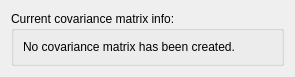
<?xml version="1.0" encoding="UTF-8"?>
<ui version="4.0">
 <class>Form</class>
 <widget class="QWidget" name="Form">
  <property name="geometry">
   <rect>
    <x>0</x>
    <y>0</y>
    <width>295</width>
    <height>69</height>
   </rect>
  </property>
  <property name="windowTitle">
   <string>Form</string>
  </property>
  <layout class="QGridLayout" name="gridLayout_2">
   <item row="0" column="0">
    <widget class="QGroupBox" name="groupBoxCovarianceMatrix">
     <property name="title">
      <string>Current covariance matrix info:</string>
     </property>
     <layout class="QGridLayout" name="gridLayout">
      <item row="0" column="0">
       <widget class="QLabel" name="label">
        <property name="text">
         <string>No covariance matrix has been created.</string>
        </property>
       </widget>
      </item>
     </layout>
    </widget>
   </item>
  </layout>
 </widget>
 <resources/>
 <connections/>
</ui>
